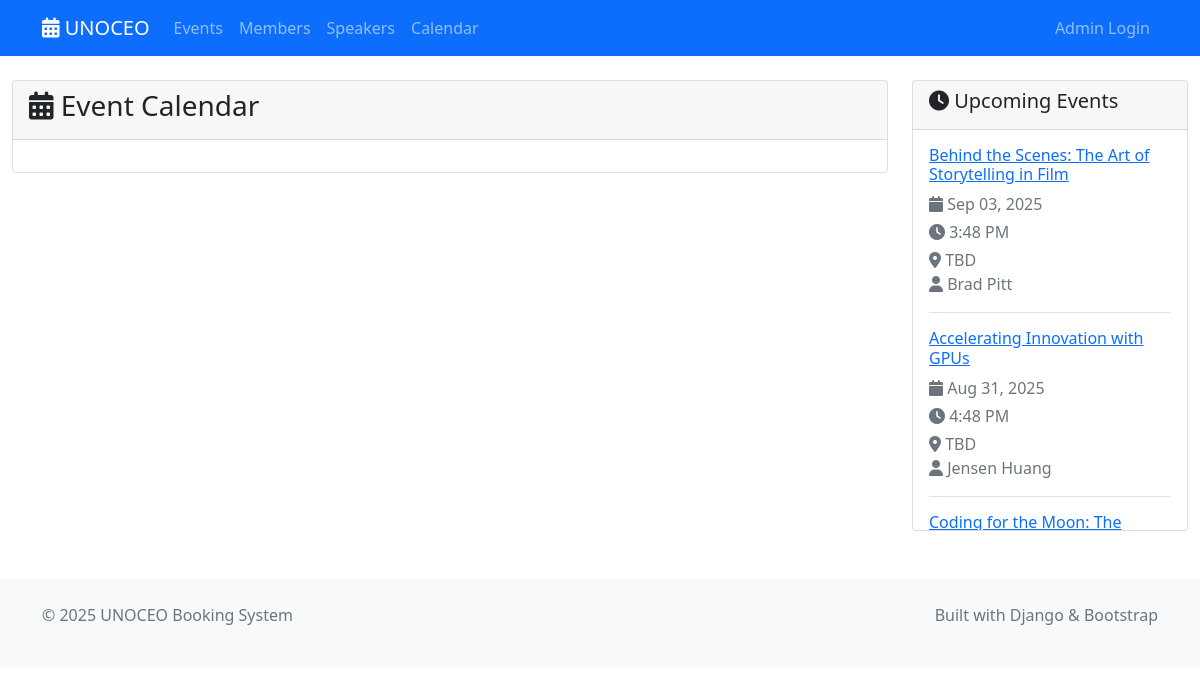
Screenshot of /calendar/ with the database file from the repository.
### shared/models.py (models this page shows, shortened)
class Event(models.Model):
    title = models.CharField(max_length=300)
    description = models.TextField()
    start_datetime = models.DateTimeField()
    end_datetime = models.DateTimeField()
    speaker = models.ForeignKey(Speaker, on_delete=models.CASCADE)  # Required
    created_by = models.ForeignKey(User, on_delete=models.CASCADE)
    created_at = models.DateTimeField(auto_now_add=True)
    updated_at = models.DateTimeField(auto_now=True)
    class Meta:
        ordering = ['-start_datetime']

class Speaker(models.Model):
    name = models.CharField(max_length=200)
    email = models.EmailField(validators=[EmailValidator()])
    bio = models.TextField(blank=True)
    company_name = models.CharField(max_length=200, blank=True, help_text="Speaker's company or organization")
    created_at = models.DateTimeField(auto_now_add=True)
    updated_at = models.DateTimeField(auto_now=True)
    class Meta:
        ordering = ['name']

### event_calendar/display/views.py (the view)
# urls.py: path('', views.CalendarView.as_view(), name='view'),
class CalendarView(TemplateView):
    template_name = 'calendar/calendar.html'
    def get_context_data(self, **kwargs):
        context = super().get_context_data(**kwargs)
        context['upcoming_events'] = Event.objects.filter(
            start_datetime__gte=timezone.now()
        )[:5]
        return context

### event_calendar/display/templates/calendar/calendar.html (shortened to what this page needs)
{% extends 'base.html' %}
{% block extra_css %}
<link href='https://cdn.jsdelivr.net/npm/fullcalendar@6.1.10/index.global.min.css' rel='stylesheet' />
{% endblock %}
{% block content %}
<div class="container-fluid mt-4">
    <div class="row">
        <div class="col-lg-9">
            <div class="card">
                <div class="card-header">
                    <h3><i class="fas fa-calendar-alt"></i> Event Calendar</h3>
                </div>
                <div class="card-body">
                </div>
            </div>
        </div>
        <div class="col-lg-3">
            <div class="card">
                <div class="card-header">
                    <h5><i class="fas fa-clock"></i> Upcoming Events</h5>
                </div>
                <div class="card-body upcoming-events">
                    {% if upcoming_events %}
                        {% for event in upcoming_events %}
                            <div class="mb-3 pb-3 border-bottom">
                                <h6>
                                    <a href="{% url 'event_management:detail' event.pk %}">{{ event.title }}</a>
                                </h6>
                                <p class="text-muted mb-1">
                                    <i class="fas fa-calendar"></i> {{ event.start_datetime|date:"M d, Y" }}
                                </p>
                                <p class="text-muted mb-1">
                                    <i class="fas fa-clock"></i> {{ event.start_datetime|date:"g:i A" }}
                                </p>
                                <p class="text-muted mb-0">
                                    <i class="fas fa-map-marker-alt"></i> {{ event.location|default:"TBD" }}
                                </p>
                                {% if event.speaker %}
                                    <p class="text-muted mb-0">
                                        <i class="fas fa-user"></i> {{ event.speaker.name }}
                                    </p>
                                {% endif %}
                            </div>
                        {% endfor %}
                    {% else %}
                        <p class="text-muted">No upcoming events</p>
                    {% endif %}
                </div>
            </div>
        </div>
    </div>
</div>
{% endblock %}

### event_calendar/display/templates/calendar/calendar.html (style rules this page uses)
.upcoming-events { max-height: 400px; overflow-y: auto; }

### rows the page displays
Event: title "Behind the Scenes: The Art of Storytelling in Film", start_datetime "Sep 03, 2025", start_datetime "3:48 PM", location "TBD", speaker.name "Brad Pitt"
Event: title "Accelerating Innovation with GPUs", start_datetime "Aug 31, 2025", start_datetime "4:48 PM", location "TBD", speaker.name "Jensen Huang"
Event: title "Coding for the Moon: The…"
